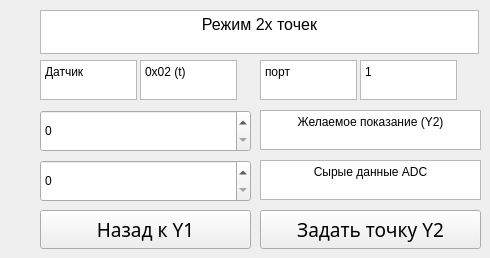
                 <widget class="QWidget" name="page_18">
                  <widget class="QSpinBox" name="spinBox_12">
                   <property name="geometry">
                    <rect>
                     <x>40</x>
                     <y>160</y>
                     <width>211</width>
                     <height>42</height>
                    </rect>
                   </property>
                   <property name="sizePolicy">
                    <sizepolicy hsizetype="Expanding" vsizetype="Fixed">
                     <horstretch>0</horstretch>
                     <verstretch>0</verstretch>
                    </sizepolicy>
                   </property>
                   <property name="minimumSize">
                    <size>
                     <width>0</width>
                     <height>42</height>
                    </size>
                   </property>
                   <property name="layoutDirection">
                    <enum>Qt::LayoutDirection::LeftToRight</enum>
                   </property>
                   <property name="maximum">
                    <number>65535</number>
                   </property>
                  </widget>
                  <widget class="QTextBrowser" name="textBrowser_72">
                   <property name="geometry">
                    <rect>
                     <x>260</x>
                     <y>110</y>
                     <width>221</width>
                     <height>40</height>
                    </rect>
                   </property>
                   <property name="sizePolicy">
                    <sizepolicy hsizetype="Minimum" vsizetype="Expanding">
                     <horstretch>0</horstretch>
                     <verstretch>0</verstretch>
                    </sizepolicy>
                   </property>
                   <property name="minimumSize">
                    <size>
                     <width>97</width>
                     <height>0</height>
                    </size>
                   </property>
                   <property name="maximumSize">
                    <size>
                     <width>16777215</width>
                     <height>40</height>
                    </size>
                   </property>
                   <property name="html">
                    <string>&lt;!DOCTYPE HTML PUBLIC &quot;-//W3C//DTD HTML 4.0//EN&quot; &quot;http://www.w3.org/TR/REC-html40/strict.dtd&quot;&gt;
&lt;html&gt;&lt;head&gt;&lt;meta name=&quot;qrichtext&quot; content=&quot;1&quot; /&gt;&lt;meta charset=&quot;utf-8&quot; /&gt;&lt;style type=&quot;text/css&quot;&gt;
p, li { white-space: pre-wrap; }
hr { height: 1px; border-width: 0; }
li.unchecked::marker { content: &quot;\2610&quot;; }
li.checked::marker { content: &quot;\2612&quot;; }
&lt;/style&gt;&lt;/head&gt;&lt;body style=&quot; font-family:'Noto Sans SC'; font-size:9pt; font-weight:400; font-style:normal;&quot;&gt;
&lt;p align=&quot;center&quot; style=&quot; margin-top:0px; margin-bottom:0px; margin-left:0px; margin-right:0px; -qt-block-indent:0; text-indent:0px;&quot;&gt;Желаемое показание (Y2)&lt;/p&gt;&lt;/body&gt;&lt;/html&gt;</string>
                   </property>
                  </widget>
                  <widget class="QSpinBox" name="spinBox_13">
                   <property name="geometry">
                    <rect>
                     <x>40</x>
                     <y>110</y>
                     <width>211</width>
                     <height>42</height>
                    </rect>
                   </property>
                   <property name="sizePolicy">
                    <sizepolicy hsizetype="Expanding" vsizetype="Fixed">
                     <horstretch>0</horstretch>
                     <verstretch>0</verstretch>
                    </sizepolicy>
                   </property>
                   <property name="minimumSize">
                    <size>
                     <width>0</width>
                     <height>42</height>
                    </size>
                   </property>
                   <property name="layoutDirection">
                    <enum>Qt::LayoutDirection::LeftToRight</enum>
                   </property>
                   <property name="maximum">
                    <number>65535</number>
                   </property>
                  </widget>
                  <widget class="QTextBrowser" name="textBrowser_77">
                   <property name="geometry">
                    <rect>
                     <x>40</x>
                     <y>60</y>
                     <width>97</width>
                     <height>40</height>
                    </rect>
                   </property>
                   <property name="sizePolicy">
                    <sizepolicy hsizetype="Minimum" vsizetype="Expanding">
                     <horstretch>0</horstretch>
                     <verstretch>0</verstretch>
                    </sizepolicy>
                   </property>
                   <property name="minimumSize">
                    <size>
                     <width>97</width>
                     <height>0</height>
                    </size>
                   </property>
                   <property name="maximumSize">
                    <size>
                     <width>16777215</width>
                     <height>40</height>
                    </size>
                   </property>
                   <property name="html">
                    <string>&lt;!DOCTYPE HTML PUBLIC &quot;-//W3C//DTD HTML 4.0//EN&quot; &quot;http://www.w3.org/TR/REC-html40/strict.dtd&quot;&gt;
&lt;html&gt;&lt;head&gt;&lt;meta name=&quot;qrichtext&quot; content=&quot;1&quot; /&gt;&lt;meta charset=&quot;utf-8&quot; /&gt;&lt;style type=&quot;text/css&quot;&gt;
p, li { white-space: pre-wrap; }
hr { height: 1px; border-width: 0; }
li.unchecked::marker { content: &quot;\2610&quot;; }
li.checked::marker { content: &quot;\2612&quot;; }
&lt;/style&gt;&lt;/head&gt;&lt;body style=&quot; font-family:'Noto Sans SC'; font-size:9pt; font-weight:400; font-style:normal;&quot;&gt;
&lt;p style=&quot; margin-top:0px; margin-bottom:0px; margin-left:0px; margin-right:0px; -qt-block-indent:0; text-indent:0px;&quot;&gt;Датчик&lt;/p&gt;&lt;/body&gt;&lt;/html&gt;</string>
                   </property>
                  </widget>
                  <widget class="QTextBrowser" name="textBrowser_79">
                   <property name="geometry">
                    <rect>
                     <x>40</x>
                     <y>10</y>
                     <width>439</width>
                     <height>44</height>
                    </rect>
                   </property>
                   <property name="sizePolicy">
                    <sizepolicy hsizetype="Minimum" vsizetype="Expanding">
                     <horstretch>0</horstretch>
                     <verstretch>0</verstretch>
                    </sizepolicy>
                   </property>
                   <property name="minimumSize">
                    <size>
                     <width>97</width>
                     <height>44</height>
                    </size>
                   </property>
                   <property name="maximumSize">
                    <size>
                     <width>16777215</width>
                     <height>40</height>
                    </size>
                   </property>
                   <property name="verticalScrollBarPolicy">
                    <enum>Qt::ScrollBarPolicy::ScrollBarAlwaysOff</enum>
                   </property>
                   <property name="horizontalScrollBarPolicy">
                    <enum>Qt::ScrollBarPolicy::ScrollBarAlwaysOff</enum>
                   </property>
                   <property name="html">
                    <string>&lt;!DOCTYPE HTML PUBLIC &quot;-//W3C//DTD HTML 4.0//EN&quot; &quot;http://www.w3.org/TR/REC-html40/strict.dtd&quot;&gt;
&lt;html&gt;&lt;head&gt;&lt;meta name=&quot;qrichtext&quot; content=&quot;1&quot; /&gt;&lt;meta charset=&quot;utf-8&quot; /&gt;&lt;style type=&quot;text/css&quot;&gt;
p, li { white-space: pre-wrap; }
hr { height: 1px; border-width: 0; }
li.unchecked::marker { content: &quot;\2610&quot;; }
li.checked::marker { content: &quot;\2612&quot;; }
&lt;/style&gt;&lt;/head&gt;&lt;body style=&quot; font-family:'Noto Sans SC'; font-size:9pt; font-weight:400; font-style:normal;&quot;&gt;
&lt;p align=&quot;center&quot; style=&quot; margin-top:0px; margin-bottom:0px; margin-left:0px; margin-right:0px; -qt-block-indent:0; text-indent:0px;&quot;&gt;&lt;span style=&quot; font-size:12pt;&quot;&gt;Режим 2х точек&lt;/span&gt;&lt;/p&gt;
&lt;p align=&quot;center&quot; style=&quot;-qt-paragraph-type:empty; margin-top:0px; margin-bottom:0px; margin-left:0px; margin-right:0px; -qt-block-indent:0; text-indent:0px; font-size:12pt;&quot;&gt;&lt;br /&gt;&lt;/p&gt;&lt;/body&gt;&lt;/html&gt;</string>
                   </property>
                  </widget>
                  <widget class="QTextBrowser" name="textBrowser_80">
                   <property name="geometry">
                    <rect>
                     <x>260</x>
                     <y>160</y>
                     <width>221</width>
                     <height>40</height>
                    </rect>
                   </property>
                   <property name="sizePolicy">
                    <sizepolicy hsizetype="Minimum" vsizetype="Expanding">
                     <horstretch>0</horstretch>
                     <verstretch>0</verstretch>
                    </sizepolicy>
                   </property>
                   <property name="minimumSize">
                    <size>
                     <width>97</width>
                     <height>0</height>
                    </size>
                   </property>
                   <property name="maximumSize">
                    <size>
                     <width>16777215</width>
                     <height>40</height>
                    </size>
                   </property>
                   <property name="html">
                    <string>&lt;!DOCTYPE HTML PUBLIC &quot;-//W3C//DTD HTML 4.0//EN&quot; &quot;http://www.w3.org/TR/REC-html40/strict.dtd&quot;&gt;
&lt;html&gt;&lt;head&gt;&lt;meta name=&quot;qrichtext&quot; content=&quot;1&quot; /&gt;&lt;meta charset=&quot;utf-8&quot; /&gt;&lt;style type=&quot;text/css&quot;&gt;
p, li { white-space: pre-wrap; }
hr { height: 1px; border-width: 0; }
li.unchecked::marker { content: &quot;\2610&quot;; }
li.checked::marker { content: &quot;\2612&quot;; }
&lt;/style&gt;&lt;/head&gt;&lt;body style=&quot; font-family:'Noto Sans SC'; font-size:9pt; font-weight:400; font-style:normal;&quot;&gt;
&lt;p align=&quot;center&quot; style=&quot; margin-top:0px; margin-bottom:0px; margin-left:0px; margin-right:0px; -qt-block-indent:0; text-indent:0px;&quot;&gt;Сырые данные ADC&lt;/p&gt;&lt;/body&gt;&lt;/html&gt;</string>
                   </property>
                  </widget>
                  <widget class="QTextBrowser" name="textBrowser_81">
                   <property name="geometry">
                    <rect>
                     <x>140</x>
                     <y>60</y>
                     <width>97</width>
                     <height>40</height>
                    </rect>
                   </property>
                   <property name="sizePolicy">
                    <sizepolicy hsizetype="Minimum" vsizetype="Expanding">
                     <horstretch>0</horstretch>
                     <verstretch>0</verstretch>
                    </sizepolicy>
                   </property>
                   <property name="minimumSize">
                    <size>
                     <width>97</width>
                     <height>0</height>
                    </size>
                   </property>
                   <property name="maximumSize">
                    <size>
                     <width>16777215</width>
                     <height>40</height>
                    </size>
                   </property>
                   <property name="html">
                    <string>&lt;!DOCTYPE HTML PUBLIC &quot;-//W3C//DTD HTML 4.0//EN&quot; &quot;http://www.w3.org/TR/REC-html40/strict.dtd&quot;&gt;
&lt;html&gt;&lt;head&gt;&lt;meta name=&quot;qrichtext&quot; content=&quot;1&quot; /&gt;&lt;meta charset=&quot;utf-8&quot; /&gt;&lt;style type=&quot;text/css&quot;&gt;
p, li { white-space: pre-wrap; }
hr { height: 1px; border-width: 0; }
li.unchecked::marker { content: &quot;\2610&quot;; }
li.checked::marker { content: &quot;\2612&quot;; }
&lt;/style&gt;&lt;/head&gt;&lt;body style=&quot; font-family:'Noto Sans SC'; font-size:9pt; font-weight:400; font-style:normal;&quot;&gt;
&lt;p style=&quot; margin-top:0px; margin-bottom:0px; margin-left:0px; margin-right:0px; -qt-block-indent:0; text-indent:0px;&quot;&gt;0x02 (t)&lt;/p&gt;&lt;/body&gt;&lt;/html&gt;</string>
                   </property>
                  </widget>
                  <widget class="QPushButton" name="pushButton_17">
                   <property name="geometry">
                    <rect>
                     <x>260</x>
                     <y>210</y>
                     <width>221</width>
                     <height>39</height>
                    </rect>
                   </property>
                   <property name="font">
                    <font>
                     <family>Noto Sans SC</family>
                     <pointsize>14</pointsize>
                    </font>
                   </property>
                   <property name="text">
                    <string>Задать точку Y2</string>
                   </property>
                  </widget>
                  <widget class="QTextBrowser" name="textBrowser_86">
                   <property name="geometry">
                    <rect>
                     <x>260</x>
                     <y>60</y>
                     <width>97</width>
                     <height>40</height>
                    </rect>
                   </property>
                   <property name="sizePolicy">
                    <sizepolicy hsizetype="Minimum" vsizetype="Expanding">
                     <horstretch>0</horstretch>
                     <verstretch>0</verstretch>
                    </sizepolicy>
                   </property>
                   <property name="minimumSize">
                    <size>
                     <width>97</width>
                     <height>0</height>
                    </size>
                   </property>
                   <property name="maximumSize">
                    <size>
                     <width>16777215</width>
                     <height>40</height>
                    </size>
                   </property>
                   <property name="html">
                    <string>&lt;!DOCTYPE HTML PUBLIC &quot;-//W3C//DTD HTML 4.0//EN&quot; &quot;http://www.w3.org/TR/REC-html40/strict.dtd&quot;&gt;
&lt;html&gt;&lt;head&gt;&lt;meta name=&quot;qrichtext&quot; content=&quot;1&quot; /&gt;&lt;meta charset=&quot;utf-8&quot; /&gt;&lt;style type=&quot;text/css&quot;&gt;
p, li { white-space: pre-wrap; }
hr { height: 1px; border-width: 0; }
li.unchecked::marker { content: &quot;\2610&quot;; }
li.checked::marker { content: &quot;\2612&quot;; }
&lt;/style&gt;&lt;/head&gt;&lt;body style=&quot; font-family:'Noto Sans SC'; font-size:9pt; font-weight:400; font-style:normal;&quot;&gt;
&lt;p style=&quot; margin-top:0px; margin-bottom:0px; margin-left:0px; margin-right:0px; -qt-block-indent:0; text-indent:0px;&quot;&gt;порт&lt;/p&gt;&lt;/body&gt;&lt;/html&gt;</string>
                   </property>
                  </widget>
                  <widget class="QTextBrowser" name="textBrowser_87">
                   <property name="geometry">
                    <rect>
                     <x>360</x>
                     <y>60</y>
                     <width>97</width>
                     <height>40</height>
                    </rect>
                   </property>
                   <property name="sizePolicy">
                    <sizepolicy hsizetype="Minimum" vsizetype="Expanding">
                     <horstretch>0</horstretch>
                     <verstretch>0</verstretch>
                    </sizepolicy>
                   </property>
                   <property name="minimumSize">
                    <size>
                     <width>97</width>
                     <height>0</height>
                    </size>
                   </property>
                   <property name="maximumSize">
                    <size>
                     <width>16777215</width>
                     <height>40</height>
                    </size>
                   </property>
                   <property name="html">
                    <string>&lt;!DOCTYPE HTML PUBLIC &quot;-//W3C//DTD HTML 4.0//EN&quot; &quot;http://www.w3.org/TR/REC-html40/strict.dtd&quot;&gt;
&lt;html&gt;&lt;head&gt;&lt;meta name=&quot;qrichtext&quot; content=&quot;1&quot; /&gt;&lt;meta charset=&quot;utf-8&quot; /&gt;&lt;style type=&quot;text/css&quot;&gt;
p, li { white-space: pre-wrap; }
hr { height: 1px; border-width: 0; }
li.unchecked::marker { content: &quot;\2610&quot;; }
li.checked::marker { content: &quot;\2612&quot;; }
&lt;/style&gt;&lt;/head&gt;&lt;body style=&quot; font-family:'Noto Sans SC'; font-size:9pt; font-weight:400; font-style:normal;&quot;&gt;
&lt;p style=&quot; margin-top:0px; margin-bottom:0px; margin-left:0px; margin-right:0px; -qt-block-indent:0; text-indent:0px;&quot;&gt;1&lt;/p&gt;&lt;/body&gt;&lt;/html&gt;</string>
                   </property>
                  </widget>
                  <widget class="QPushButton" name="pushButton_20">
                   <property name="geometry">
                    <rect>
                     <x>40</x>
                     <y>210</y>
                     <width>211</width>
                     <height>39</height>
                    </rect>
                   </property>
                   <property name="font">
                    <font>
                     <family>Noto Sans SC</family>
                     <pointsize>14</pointsize>
                    </font>
                   </property>
                   <property name="text">
                    <string>Назад к Y1</string>
                   </property>
                  </widget>
                 </widget>
